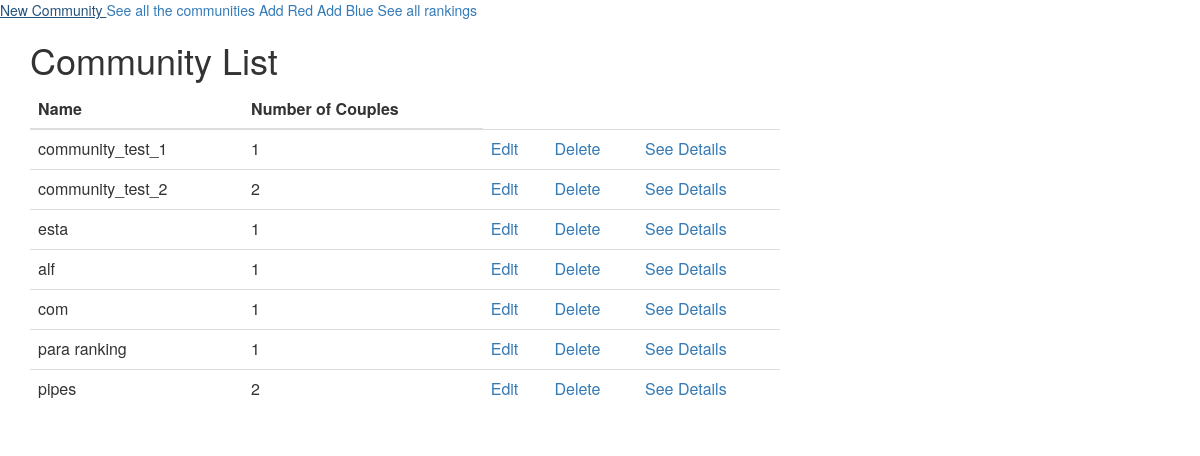
/community/, run on the app's committed database.
### match/models.py (models this page shows, shortened)
class Community(models.Model):
    name = models.CharField(max_length=20, unique = True)
    number_couples = models.IntegerField()

### match/views.py (the view)
# urls.py: path('community/', views.community_list, name='community_list'),
def community_list(request):
    communities = Community.objects.all()
    return render(request, 'match/community_list.html', {'communities': communities})

### match/templates/match/community_list.html
{% extends 'match/base.html' %}
{% block content %}
<h1>Community List</h1>
<table class="table">
  <thead>
    <tr>
      <th scope="col">Name</th>
      <th scope="col">Number of Couples</th>
    </tr>
  </thead>
  <tbody>
    {% for community in communities %}
    <tr>
      <td>{{ community.name }}</td>
      <td>{{community.number_couples}}</td>
      <td><a href="{% url 'community_update' community.pk%}" ><span> Edit </span></a></td>
      <td><a href="{% url 'community_delete' community.pk%}" ><span> Delete </span></a></td>
      <td><a href="{% url 'community_details' community.pk%}" ><span> See Details </span></a></td>
    </tr>
    {% endfor %}
  </tbody>
</table>
{% endblock %}

### data on the page
Community: name "community_test_1", number_couples "1"
Community: name "community_test_2", number_couples "2"
Community: name "esta", number_couples "1"
Community: name "alf", number_couples "1"
Community: name "com", number_couples "1"
Community: name "para ranking", number_couples "1"
Community: name "pipes", number_couples "2"
